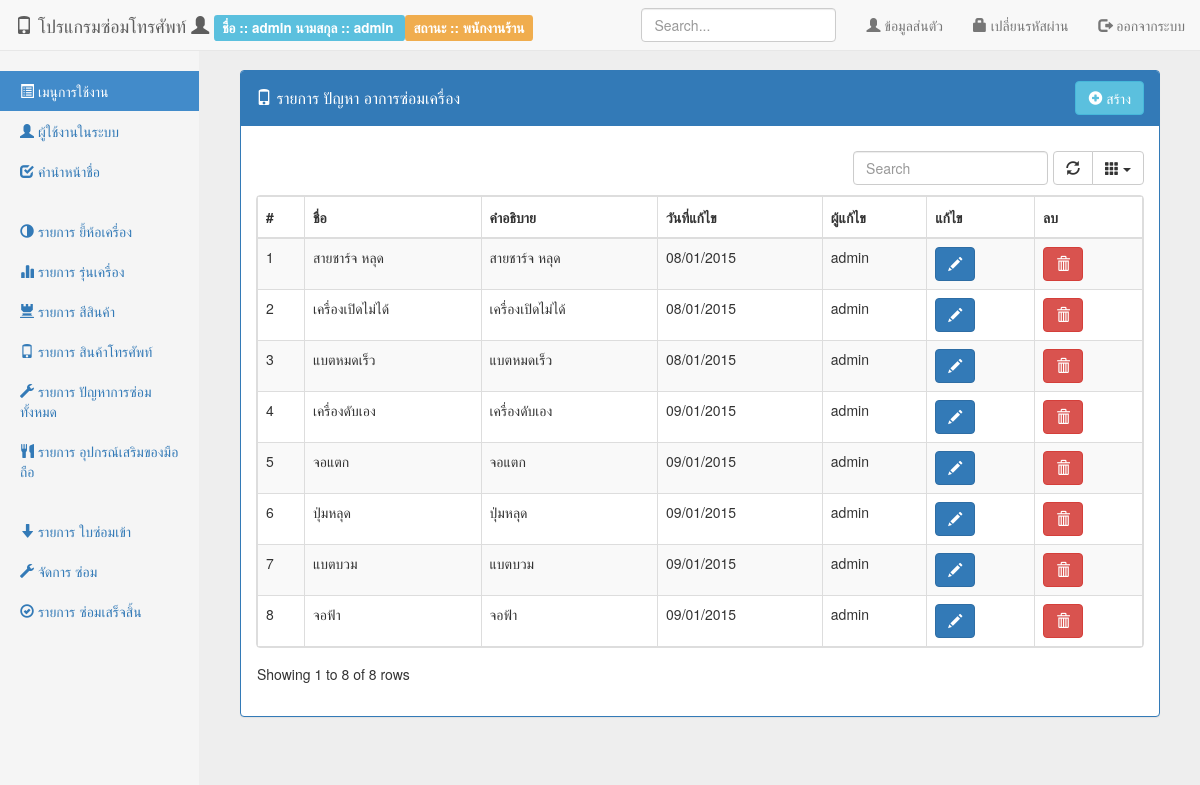
Page /src/back/index.php?page=list-problem (signed in) on the earlier database version.
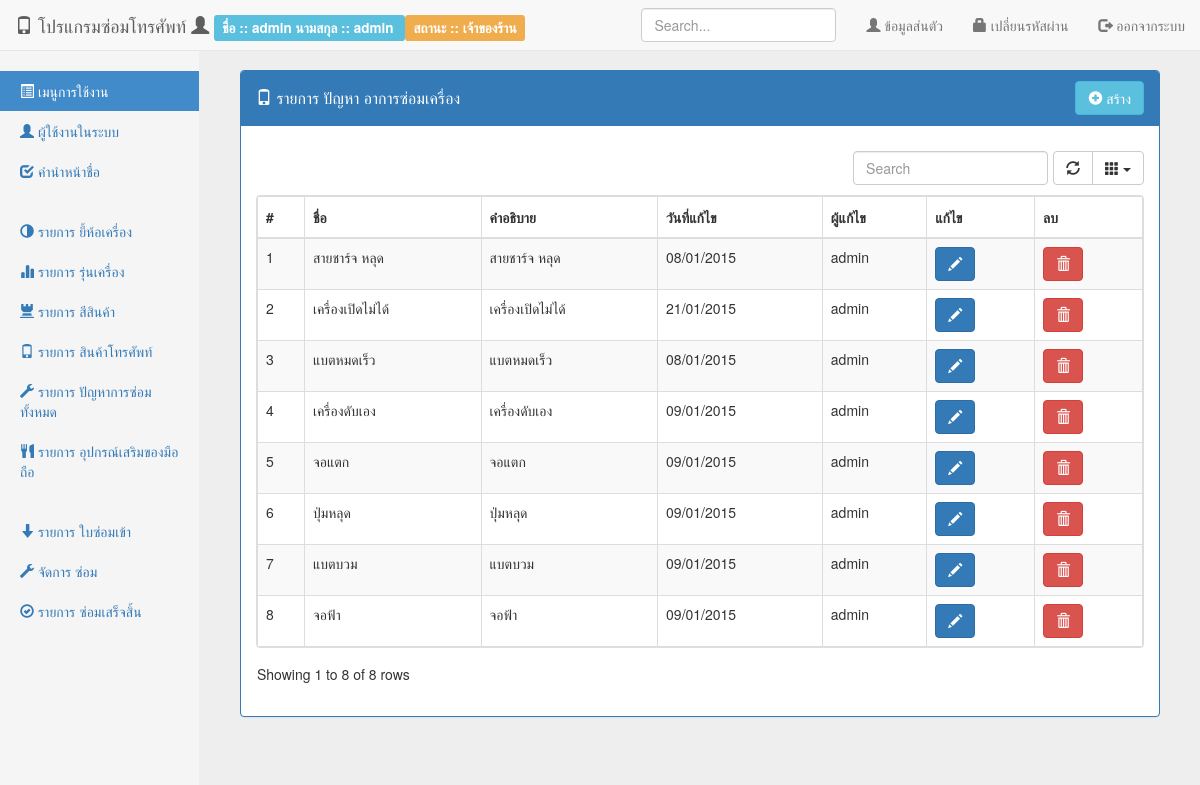
Same page on the later database version.
### tables this page shows
CREATE TABLE IF NOT EXISTS `problem` (
  `prob_id` int(11) NOT NULL AUTO_INCREMENT,
  `prob_name` varchar(100) NOT NULL,
  `prob_desc` text NOT NULL,
  `prob_createdate` timestamp NOT NULL DEFAULT CURRENT_TIMESTAMP,
  `prob_createby` int(11) NOT NULL,
  `prob_updatedate` timestamp NOT NULL DEFAULT CURRENT_TIMESTAMP,
  `prob_updateby` int(11) NOT NULL,
  PRIMARY KEY (`prob_id`)
);

CREATE TABLE IF NOT EXISTS `person` (
  `per_id` int(11) NOT NULL AUTO_INCREMENT,
  `per_status` int(2) NOT NULL COMMENT ' ''1'' => ''พนักงานร้าน'',         ''2'' => ''พนักงานซ่อม'',         ''3'' => ''เจ้าของร้าน'',         ''4'' => ''ลูกค้า'',',
  `per_fname` varchar(50) NOT NULL,
  `per_lname` varchar(50) NOT NULL,
  `per_username` varchar(50) NOT NULL,
  `per_password` varchar(50) NOT NULL,
  `per_idcard` varchar(15) NOT NULL,
  `per_address` text NOT NULL,
  `per_mobile` varchar(50) NOT NULL,
  `per_email` varchar(50) NOT NULL,
  `per_createdate` timestamp NOT NULL DEFAULT CURRENT_TIMESTAMP,
  `per_createby` int(11) NOT NULL,
  `per_updatedate` timestamp NOT NULL DEFAULT CURRENT_TIMESTAMP,
  `per_updateby` int(11) NOT NULL,
  PRIMARY KEY (`per_id`),
  UNIQUE KEY `per_idcard` (`per_idcard`),
  KEY `per_idcard_2` (`per_idcard`)
);

### src/config/extension.php (called while the page is built, shortened)
<?php
function format_date($format, $date) {
    $date_format = new DateTime($date);
    $new_date = $date_format->format($format);
    return $new_date;
}
function listPersonStatus() {
    return array(
        '1' => 'พนักงานร้าน',
        '2' => 'พนักงานซ่อม',
        '3' => 'เจ้าของร้าน',
        '4' => 'ลูกค้า',
    );
}
function getDataList($params, $list) {
    $array = $list;
    if (!empty($params)):
        $result = "";
        foreach ($array as $key => $value):
            if ($key == $params):
                $result = $value;
            endif;
        endforeach;
        return $result;
    endif;
}

### src/back/list-problem.php (the view, shortened to what this page needs)
<div class="panel panel-primary">
    <div class="panel-heading clearfix">
        <h4 class="panel-title pull-left" style="padding-top: 7.5px;">
            <i class="glyphicon glyphicon-phone"></i> รายการ ปัญหา อาการซ่อมเครื่อง
        </h4>
        <div class="btn-group pull-right">
            <a href="index.php?page=frm-problem" class="btn btn-info">
                <i class="glyphicon glyphicon-plus-sign"></i> สร้าง
            </a>
        </div>
    </div>
    <div class="panel-body">
        <div class="table-responsive">
            <table class="table table-striped table-bordered dataTable">
                <thead>
                    <tr>
                        <th>#</th>
                        <th>ชื่อ</th>
                        <th>คำอธิบาย</th>
                        <th>วันที่แก้ไข</th>
                        <th>ผู้แก้ไข</th>
                        <th>แก้ไข</th>
                        <th>ลบ</th>
                    </tr>
                </thead>
                <tbody>
                    <?php
                    $sql_problem = "SELECT * FROM problem b";
                    $sql_problem .= " JOIN person p ON p.per_id = b.prob_updateby";
                    $sql_problem .= " ORDER BY b.prob_id";
                    $query_problem = mysql_query($sql_problem) or die(mysql_error());
                    $row = 1;
                    while ($data = mysql_fetch_array($query_problem)):
                        ?>
                        <tr>
                            <td><?= $row ?></td>
                            <td><?= $data['prob_name'] ?></td>
                            <td><?= $data['prob_desc'] ?></td>
                            <td><?= format_date('d/m/Y', $data['prob_updatedate']) ?></td>
                            <td><?= $data['per_fname'] ?></td>
                            <td>
                                <a href="index.php?page=frm-problem&id=<?= $data['prob_id'] ?>" class="btn btn-primary">
                                    <i class="glyphicon glyphicon-pencil"></i>
                                </a>
                            </td>
                            <td>
                                <button type="button" class="btn btn-danger" onclick="delete_data(<?= $data['prob_id'] ?>, '../action/problem.php?method=delete')">
                                    <i class="glyphicon glyphicon-trash"></i>
                                </button>
                            </td>
                        </tr>
                        <?php
                        $row++;
                    endwhile;
                    ?>
                </tbody>
            </table>
        </div>
    </div>
</div>

### src/back/menu-top.php (shortened to what this page needs)
<?php
$per_fname = '';
$per_lname = '';
$per_status = '';
if (!empty($_SESSION['person'])):
    $person = $_SESSION['person'];
    $per_fname = $person['per_fname'];
    $per_lname = $person['per_lname'];
    $per_status = $person['per_status'];
endif;
?>
<div class="navbar navbar-default navbar-fixed-top" role="navigation">
    <div class="container-fluid">
        <div class="navbar-header">
            <a class="navbar-brand" href="#">
                <i class="glyphicon glyphicon-phone"></i> โปรแกรมซ่อมโทรศัพท์
                <i class="glyphicon glyphicon-user"></i>
                <div class="label label-info">
                    <?= ' ชื่อ :: ' . $per_fname . '   นามสกุล :: ' . $per_lname ?>
                </div>
                <div class="label label-warning">
                    <?= ' สถานะ :: ' . getDataList($per_status, listPersonStatus()) ?>
                </div>
            </a>
        </div>
        <div class="navbar-collapse collapse">
            <ul class="nav navbar-nav navbar-right">
                <li>
                    <a href="#" data-toggle="modal" data-target="#modal-profile">
                        <i class="glyphicon glyphicon-user"></i> ข้อมูลส่นตัว
                    </a>
                </li>
                <li>
                    <a href="#" id="btn-changpassword" data-toggle="modal" data-target="#modal-chang_password">
                        <i class="glyphicon glyphicon-lock"></i>  เปลี่ยนรหัสผ่าน
                    </a>
                </li>
                <li><a href="#" onclick="logout()"><i class="glyphicon glyphicon-log-out"></i> ออกจากระบบ</a></li>
            </ul>
            <form class="navbar-form navbar-right">
                <input type="text" class="form-control" placeholder="Search...">
            </form>
        </div>
    </div>
</div>

Differences in the rows shown:
changed problem "เครื่องเปิดไม่ได้": prob_updatedate "08/01/2015" → "21/01/2015"
Other differences:
getDataList($per_status, listPersonStatus()): "พนักงานร้าน" → "เจ้าของร้าน"
